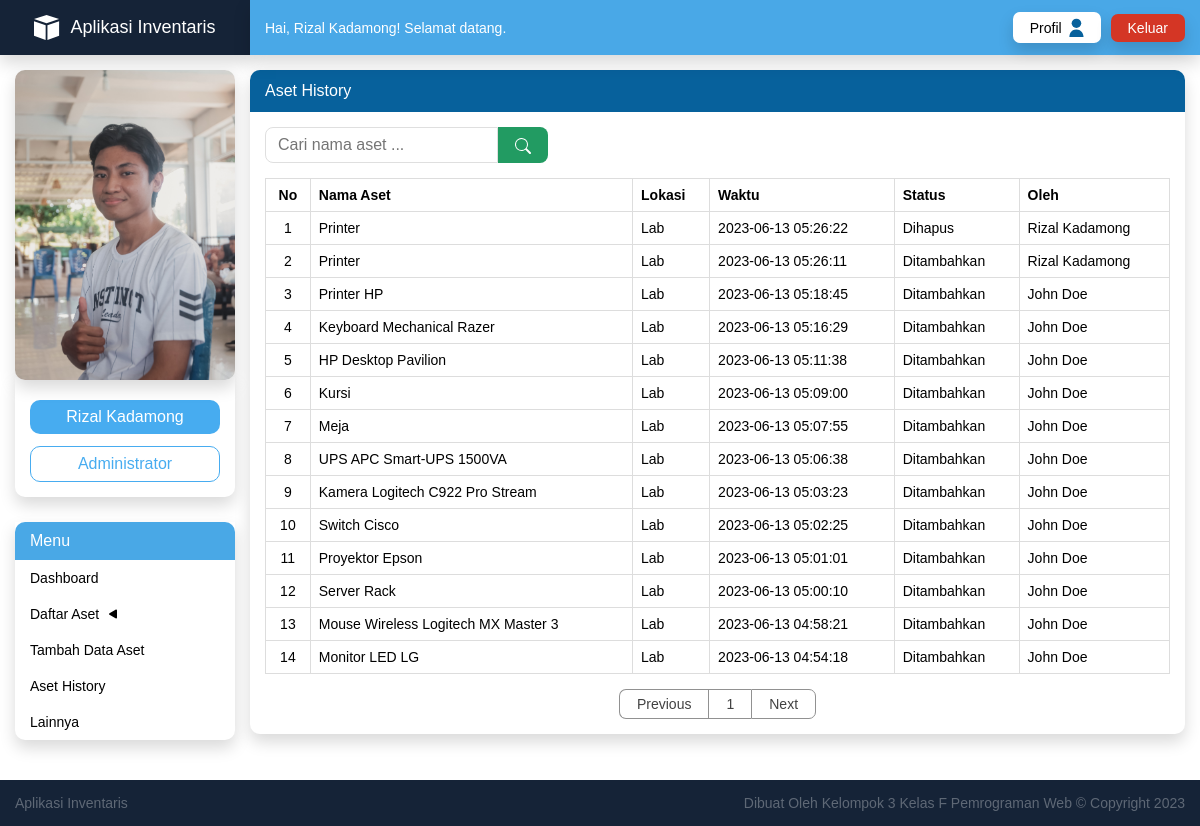
Before: /aset-history/index.php (signed in) with the older database file.
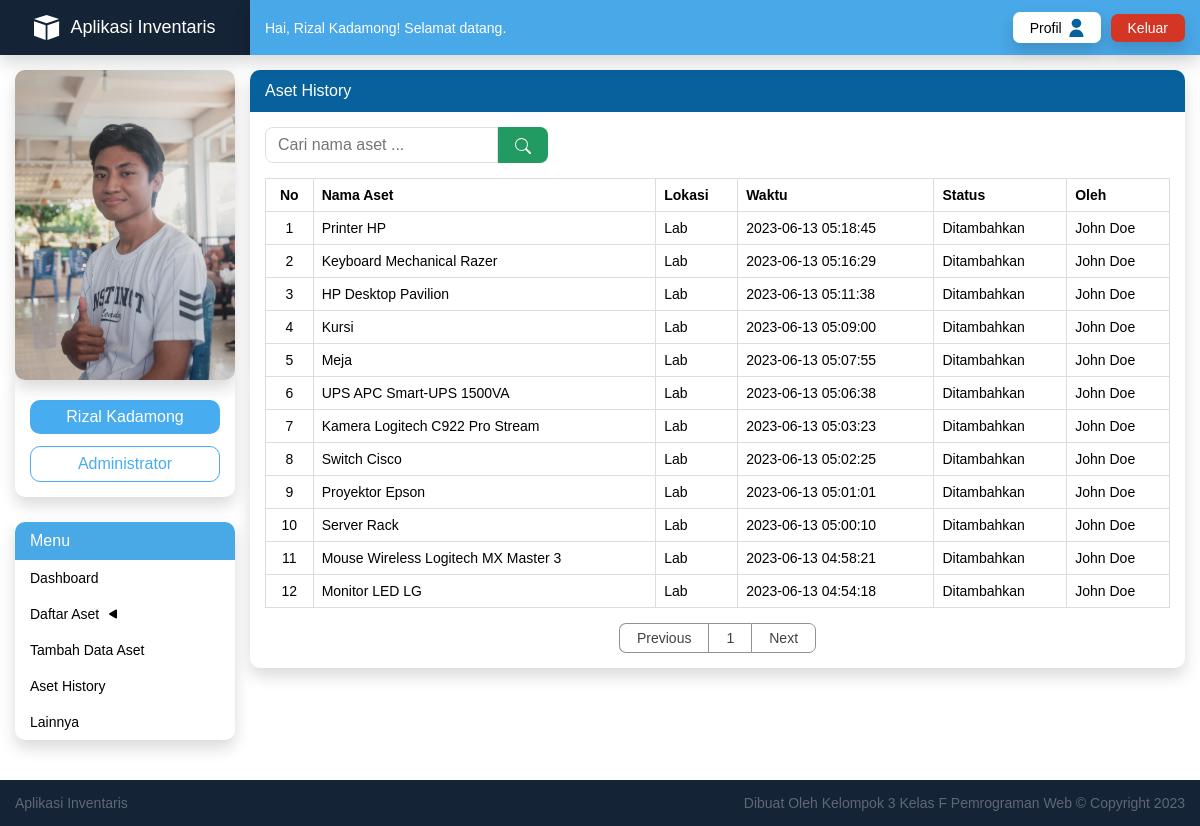
After: the same page with the newer database file.
### tables this page shows
CREATE TABLE `user` (
  `id` int(11) NOT NULL,
  `nama` varchar(40) NOT NULL,
  `role` varchar(25) NOT NULL,
  `username` varchar(35) NOT NULL,
  `password` varchar(100) NOT NULL,
  `foto` varchar(200) DEFAULT NULL,
  `catatan` varchar(500) NOT NULL,
  `created_at` timestamp NULL DEFAULT NULL,
  `updated_at` timestamp NULL DEFAULT NULL
);

CREATE TABLE `aset_history` (
  `id` int(11) NOT NULL,
  `nama_aset` varchar(80) NOT NULL,
  `lokasi` varchar(30) NOT NULL,
  `waktu` timestamp NULL DEFAULT current_timestamp(),
  `status` varchar(20) NOT NULL,
  `oleh` varchar(40) NOT NULL
);

### aset-history/index.php (the view, shortened to what this page needs)
<?php include("../layout/head.php") ?>
<?php include("../layout/sidebar.php") ?>
<?php include("../layout/navbar.php") ?>
<div class="content">
  <div class="breadcrumb">Aset History</div>
  <div class="content-inner">
    <form action="index.php" method="get">
      <div class="search-wrapper">
        <div class="search-content">
          <input name="nama-aset" type="text" placeholder="Cari nama aset ...">
          <button class="btn btn-success" type="submit">
          </button>
        </div>
      </div>
    </form>
    <div class="responsive-table">
      <table class="asset-table">
        <thead>
          <tr>
            <th class="center">No</th>
            <th>Nama Aset</th>
            <th>Lokasi</th>
            <th>Waktu</th>
            <th>Status</th>
            <th>Oleh</th>
          </tr>
        </thead>
        <tbody>
          <?php
          $cek = mysqli_query($db, "SELECT * FROM aset_history");
          if (mysqli_fetch_array($cek)) {
            if (isset($_GET['nama-aset'])) {
              $nama_aset = $_GET['nama-aset'];
              $data_search = mysqli_query($db, "SELECT * FROM aset_history WHERE nama_aset LIKE '%$nama_aset%'");
              $no = 1;
              if (mysqli_num_rows($data_search) > 0) {
                foreach ($data_search as $d) { ?>
                  <tr>
                    <td class="center"><?= $no++ ?></td>
                    <td><?= $d['nama_aset'] ?></td>
                    <td><?= $d['lokasi'] ?></td>
                    <td><?= $d['waktu'] ?></td>
                    <td><?= $d['status'] ?></td>
                    <td><?= $d['oleh'] ?></td>
                  </tr>
                <?php }
              } else { ?>
                <tr>
                  <td class="center" colspan="7">
                    <p>History tidak ditemukan.</p>
                  </td>
                </tr>
              <?php
              }
            } else {
              $batas = 15;
              $halaman = isset($_GET['halaman']) ? (int)$_GET['halaman'] : 1;
              $halaman_awal = ($halaman > 1) ? ($halaman * $batas) - $batas : 0;
              $previous = $halaman - 1;
              $next = $halaman + 1;
              $data = mysqli_query($db, "SELECT * FROM aset_history");
              $jumlah_data = mysqli_num_rows($data);
              $total_halaman = ceil($jumlah_data / $batas);
              $data_history = mysqli_query($db, "SELECT * FROM aset_history ORDER BY id DESC LIMIT $halaman_awal, $batas");
              $no = $halaman_awal + 1;
              foreach ($data_history as $d) { ?>
                <tr>
                  <td class="center"><?= $no++ ?></td>
                  <td><?= $d['nama_aset'] ?></td>
                  <td><?= $d['lokasi'] ?></td>
                  <td><?= $d['waktu'] ?></td>
                  <td><?= $d['status'] ?></td>
                  <td><?= $d['oleh'] ?></td>
                </tr>
            <?php }
            }
          } ?>
        </tbody>
      </table>
    </div>
  </div>
  <?php if (!isset($_GET['nama-aset'])) {
    if (mysqli_fetch_array($cek)) {
      if ($jumlah_data > 10) {
  ?>
        <div class="pagination">
          <a class="page-item" <?php if ($halaman > 1) {
                                  echo "href='?halaman=$previous'";
                                } ?>>Previous</a>
          <?php
          for ($x = 1; $x <= $total_halaman; $x++) {
          ?>
            <a class="page-item" href="?halaman=<?php echo $x ?>"><?php echo $x; ?></a>
          <?php
          }
          ?>
          <a class="page-item" <?php if ($halaman < $total_halaman) {
                                  echo "href='?halaman=$next'";
                                } ?>>Next</a>
        </div>
  <?php }
    }
  } ?>
</div>
<?php include("../layout/footer.php") ?>

### layout/head.php (shortened to what this page needs)
<?php
include('../database/koneksi.php');
$id_user = $_SESSION['id_user'];
$user = mysqli_fetch_array(mysqli_query($db, "SELECT * FROM user WHERE id='$id_user'"));
?>
<!DOCTYPE html>
<html lang="en">
<head>
  <link rel="stylesheet" href="../assets/css/main.css" />
  <link rel="stylesheet" href="../assets/css/animation.css" />
</head>
<body>
  <div class="container">

### layout/sidebar.php (shortened to what this page needs)
<section class="sidebar">
  <div class="logo">
    <img src="../assets/svg/logo.svg" alt="Logo" />
    <span class="title">Aplikasi Inventaris</span>
  </div>
  <div class="profile">
    <?php if ($user['foto']) { ?>
      <img class="foto-profil" src="../assets/foto-profile/<?= $user['foto'] ?>" alt="Foto Profil" />
    <?php } else { ?>
      <div class="foto-default">
        <img src="../assets/svg/foto-profil.svg" alt="Foto Profil" />
      </div>
    <?php } ?>
    <div class="detail">
      <div class="name"><?= $user['nama'] ?></div>
      <div class="role"><?= $user['role'] ?></div>
    </div>
  </div>
  <div class="menus">
    <div class="title">Menu</div>
    <ul>
      <a href="../dashboard/">
        <li>Dashboard</li>
      </a>
      <li class="menu-dropdown daftar-aset">
        Daftar Aset
        <img class="icon" src="../assets/svg/caret.svg" alt="Icon Dropdown" />
      </li>
      <?php if ($user['role'] === 'SuperUser' || $user['role'] === 'Administrator') { ?>
        <a href="../tambah-aset/">
          <li>Tambah Data Aset</li>
        </a>
      <?php } ?>
      <?php if ($user['role'] === 'SuperUser' || $user['role'] === 'Administrator') { ?>
        <a href="../aset-history/">
          <li>Aset History</li>
        </a>
      <?php } ?>
      <li>Lainnya</li>
    </ul>
  </div>
</section>

### layout/navbar.php (shortened to what this page needs)
<section class="content-wrapper">
  <nav class="navbar">
    <div class="left">
      <div class="message">Hai, <?= $user['nama'] ?>! Selamat datang.</div>
    </div>
    <div class="buttons">
      <?php
      if ($_SESSION['role_user'] === 'SuperUser' || $_SESSION['role_user'] === 'Administrator') {
      ?>
        <a href="../profile/">
          <button class="btn btn-profile">
            <div class="flex">
              <span>Profil</span>
              <img src="../assets/svg/profil.svg" alt="Profile" />
            </div>
          </button>
        </a>
      <?php } ?>
      <a href="../auth/logout.php"><button id="logout" class="btn btn-danger">Keluar</button></a>
    </div>
  </nav>

### layout/footer.php (shortened to what this page needs)
</section>
</div>
<footer>
  <span>Aplikasi Inventaris</span><span>Dibuat Oleh Kelompok 3 Kelas F Pemrograman Web &copy; Copyright 2023</span>
</footer>
</body>
</html>

Changed rows visible on the page:
removed aset_history: nama_aset "Printer", lokasi "Lab", waktu "2023-06-13 05:26:22", status "Dihapus", oleh "Rizal Kadamong"
removed aset_history: nama_aset "Printer", lokasi "Lab", waktu "2023-06-13 05:26:11", status "Ditambahkan", oleh "Rizal Kadamong"
